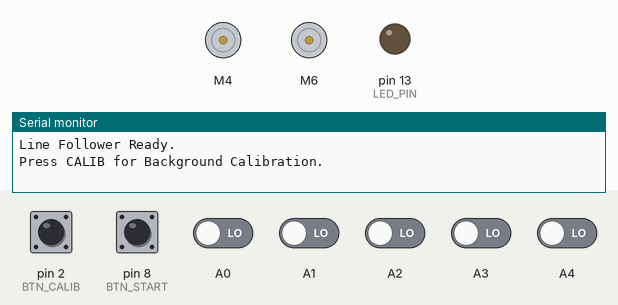
Recording of a sketch running on a simulated Arduino Uno, built with avr-gcc and run on an emulated ATmega328P. Parts: 2 × DC motor (green arrow = forward, orange = backward, longer = faster), output pins drawn as LEDs (lit = HIGH), the last lines printed to the serial monitor. Dashed ring = blinking. Inputs (shaded band) come from the test bench; at power-on: pin 2 (BTN_CALIB), pin 8 (BTN_START) HIGH, A0–4 LOW.

Above: at 1.2 s.
1.3 s: pin 2 (BTN_CALIB) pulled LOW for 0.15 s
At 1.7 s:
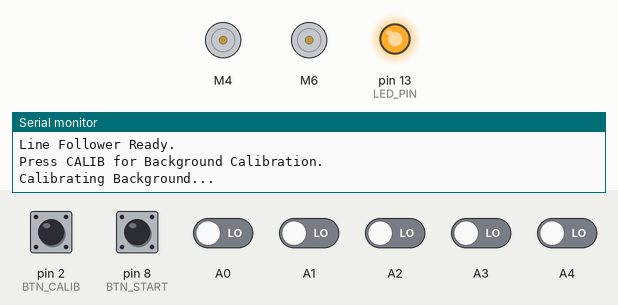
2.9 s: pin 2 (BTN_CALIB) pulled LOW for 1 s
At 3.1 s:
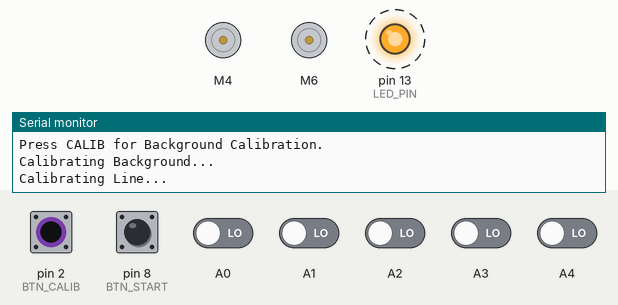
5.9 s: pin 8 (BTN_START) pulled LOW for 0.15 s
At 6.4 s:
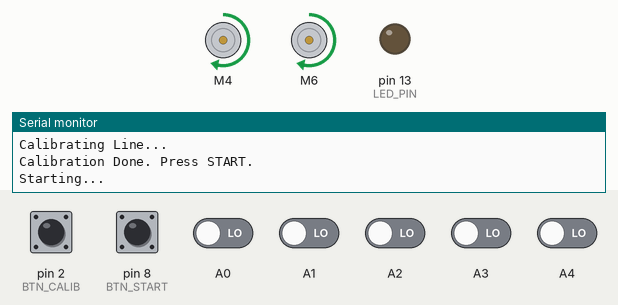
7.5 s: A0 driven HIGH
At 8.1 s:
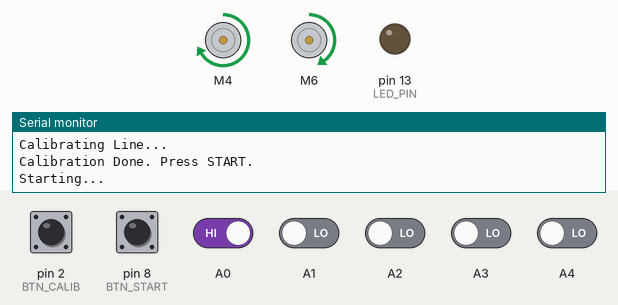
9.0 s: A1 driven HIGH
At 9.3 s:
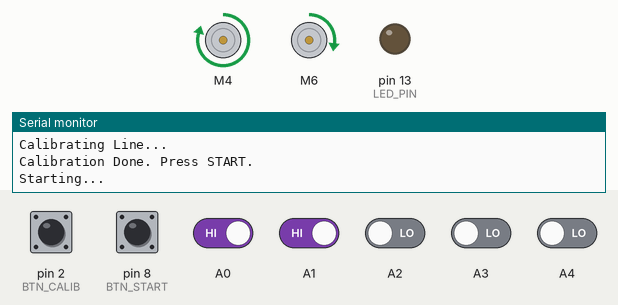
10.5 s: A2 driven HIGH
At 11.6 s:
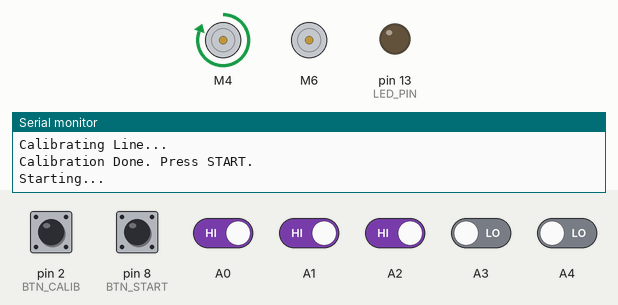
Timing chart, 0 to 13.0 s (numbered marks = the images above; inputs shaded):
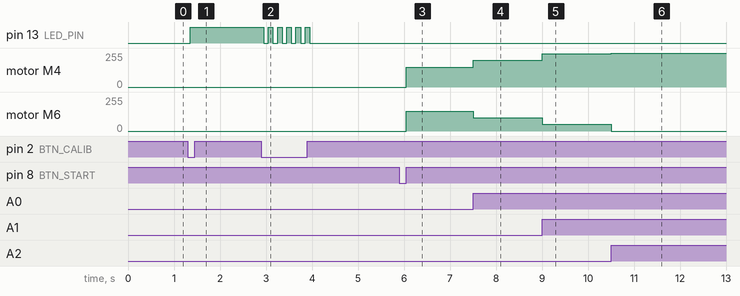

Measured:
- after the input at 1.3 s, pin 13 (LED_PIN): LOW → HIGH after 0.05 s
- after the input at 2.9 s, pin 13 (LED_PIN): alternates HIGH for 0.10 s and LOW for 0.10 s, 11 changes in all, then stays LOW, starting after 0.05 s
- after the input at 5.9 s, motor M4, motor M6: stopped → forward 150/255 after 0.15 s
- after the input at 7.5 s, motor M4: forward 150/255 → forward 200/255 at once; motor M6: forward 150/255 → forward 100/255 at once
- after the input at 9.0 s, motor M4: forward 200/255 → forward 250/255 at once; motor M6: forward 100/255 → forward 50/255 at once
- after the input at 10.5 s, motor M4: forward 250/255 → forward 255/255 at once; motor M6: forward 50/255 → stopped at once

The sketch:

line_follower.ino
```cpp
#include "LineSensor.h"
#include "MotorController.h"
#include "Robot.h"

// --- Hardware Configuration ---
// TB6612FNG Pins
#define AIN1 4
#define BIN1 6
#define AIN2 3
#define BIN2 7
#define PWMA 9
#define PWMB 10
#define STBY 5

// Sensor Pins (Digital)
// Using Analog pins A0-A4 as Digital Inputs
#define SENSOR1 A0
#define SENSOR2 A1
#define SENSOR3 A2
#define SENSOR4 A3
#define SENSOR5 A4

// Buttons & LED
#define BTN_CALIB 2  // Connect to Digital 2
#define BTN_START 8  // Connect to Digital 8
#define LED_PIN 13   // Built-in LED

// Objects
LineSensor lineSensor(SENSOR1, SENSOR2, SENSOR3, SENSOR4, SENSOR5);
MotorController motorController(AIN1, AIN2, PWMA, BIN1, BIN2, PWMB, STBY, 1, 1);
Robot robot(&lineSensor, &motorController);

// Debounce
unsigned long lastDebounceTime = 0;
unsigned long debounceDelay = 50;

void setup() {
    Serial.begin(9600);

    lineSensor.begin();

    pinMode(BTN_CALIB, INPUT_PULLUP);
    pinMode(BTN_START, INPUT_PULLUP);
    pinMode(LED_PIN, OUTPUT);

    Serial.println("Line Follower Ready.");
    Serial.println("Press CALIB for Background Calibration.");
}

void loop() {
    // Button Handling
    int readingCalib = digitalRead(BTN_CALIB);
    int readingStart = digitalRead(BTN_START);

    // Simple state machine for UI
    static bool calibPressed = false;

    if (readingCalib == LOW) { // Button Pressed (Active Low)
        delay(50); // Simple debounce
        if (digitalRead(BTN_CALIB) == LOW) {
            if (robot.getState() == STATE_IDLE) {
                // First press: Calibrate Background
                Serial.println("Calibrating Background...");
                robot.calibrateBackground();
                robot.setState(STATE_CALIBRATING_BG);
                digitalWrite(LED_PIN, HIGH); // Solid ON
                delay(500);
            } else if (robot.getState() == STATE_CALIBRATING_BG) {
                // Second press: Calibrate Line
                Serial.println("Calibrating Line...");
                robot.calibrateLine();
                robot.setState(STATE_CALIBRATING_LINE);
                // Blink to indicate done/ready
                for(int i=0; i<5; i++) { digitalWrite(LED_PIN, LOW); delay(100); digitalWrite(LED_PIN, HIGH); delay(100); }
                digitalWrite(LED_PIN, LOW);
                robot.setState(STATE_IDLE); // Go back to idle, ready to start
                Serial.println("Calibration Done. Press START.");
            }
        }
        while(digitalRead(BTN_CALIB) == LOW); // Wait for release
    }

    if (readingStart == LOW) {
        delay(50);
        if (digitalRead(BTN_START) == LOW) {
            if (robot.getState() == STATE_IDLE || robot.getState() == STATE_CALIBRATING_LINE) {
                Serial.println("Starting...");
                robot.setState(STATE_RUNNING);
            } else if (robot.getState() == STATE_RUNNING || robot.getState() == STATE_RECOVERY || robot.getState() == STATE_ERROR) {
                Serial.println("Stopping...");
                robot.setState(STATE_IDLE);
            }
        }
        while(digitalRead(BTN_START) == LOW);
    }

    // Robot Update Loop
    robot.update();

    // LED Status
    if (robot.getState() == STATE_ERROR) {
        // Blink fast
        digitalWrite(LED_PIN, (millis() / 200) % 2);
    }
}
```

LineSensor.h
```cpp
#ifndef LINE_SENSOR_H
#define LINE_SENSOR_H

#include <Arduino.h>

class LineSensor {
private:
    uint8_t sensorPins[5];
    bool sensorPolarity[5]; // true if HIGH means Line, false if LOW means Line
    uint32_t sensorWeights[5] = {0, 1000, 2000, 3000, 4000};

public:
    LineSensor(uint8_t p0, uint8_t p1, uint8_t p2, uint8_t p3, uint8_t p4) {
        sensorPins[0] = p0;
        sensorPins[1] = p1;
        sensorPins[2] = p2;
        sensorPins[3] = p3;
        sensorPins[4] = p4;
    }

    void begin() {
        for (int i = 0; i < 5; i++) {
            pinMode(sensorPins[i], INPUT);
        }
    }

    // Step 1: Calibrate Background (No Line)
    // Returns true if successful
    void calibrateBackground() {
        for (int i = 0; i < 5; i++) {
            // If background is read as HIGH, then Line must be LOW (and vice versa)
            // We store the state that corresponds to BACKGROUND.
            // Wait, we want to store polarity.
            // Let's assume we just read the state.
            // If we read HIGH on background, then Line will be LOW.
            // So Polarity (LineIsHigh) = !ReadState
            int state = digitalRead(sensorPins[i]);
            // We will finalize polarity in step 2, but for now let's just store what we see.
            // Actually, to be robust, we need both steps.
            // Let's store the background state temporarily or just wait for step 2.
            // But the plan says:
            // Step 1: Record background state.
            // Step 2: Record line state.
            // Determine polarity.
            // We can't determine polarity until we see both or assume one is different.
            // Let's store background state in a member variable?
            // Or just assume the user follows instructions.
            // Let's store the "BackgroundState" for each sensor.
            // For simplicity in this class, let's just save the background reading.
             sensorPolarity[i] = (state == LOW); // Temporary guess: if background is LOW, line is HIGH.
        }
    }

    // Helper to store background states
    int backgroundStates[5];

    void recordBackground() {
        for (int i = 0; i < 5; i++) {
            backgroundStates[i] = digitalRead(sensorPins[i]);
        }
    }

    void recordLine() {
        for (int i = 0; i < 5; i++) {
            int lineState = digitalRead(sensorPins[i]);
            // If LineState != BackgroundState, we have a valid sensor.
            // If LineState == HIGH, then Polarity is true (High=Line).
            // If LineState == LOW, then Polarity is false (Low=Line).
            if (lineState != backgroundStates[i]) {
                sensorPolarity[i] = (lineState == HIGH);
            } else {
                // Error: Sensor didn't change. Default to HIGH=Line?
                // Or keep previous guess.
            }
        }
    }

    // Returns virtual position 0-4000.
    // Returns -1 if line is lost (no sensors active).
    int16_t readPosition() {
        uint32_t weightedSum = 0;
        uint16_t sum = 0;

        for (int i = 0; i < 5; i++) {
            bool active = false;
            int state = digitalRead(sensorPins[i]);
            if (sensorPolarity[i]) {
                if (state == HIGH) active = true;
            } else {
                if (state == LOW) active = true;
            }

            if (active) {
                weightedSum += sensorWeights[i];
                sum++;
            }
        }

        if (sum == 0) {
            return -1; // Line lost
        }

        return weightedSum / sum;
    }

    // Helper to check if line is lost
    bool isLineLost() {
        return readPosition() == -1;
    }
};

#endif
```

MotorController.h
```cpp
#ifndef MOTOR_CONTROLLER_H
#define MOTOR_CONTROLLER_H

#include <Arduino.h>
#include <SparkFun_TB6612.h>

class MotorController {
private:
    Motor* motorL;
    Motor* motorR;

public:
    MotorController(int ain1, int ain2, int pwma, int bin1, int bin2, int pwmb, int stby, int offsetA, int offsetB) {
        motorL = new Motor(ain1, ain2, pwma, offsetA, stby);
        motorR = new Motor(bin1, bin2, pwmb, offsetB, stby);
    }

    void drive(int leftSpeed, int rightSpeed) {
        // Clamp speeds
        if (leftSpeed > 255) leftSpeed = 255;
        if (leftSpeed < -255) leftSpeed = -255;
        if (rightSpeed > 255) rightSpeed = 255;
        if (rightSpeed < -255) rightSpeed = -255;

        motorL->drive(leftSpeed);
        motorR->drive(rightSpeed);
    }

    void stop() {
        motorL->brake();
        motorR->brake();
    }

    // Optional: Force standby
    void standby() {
        // The library handles standby via the drive command if configured,
        // but typically STBY pin needs to be pulled low.
        // The SparkFun library handles STBY in the constructor but doesn't expose a direct standby() method easily
        // without accessing the pin directly if we didn't save it.
        // But brake() is usually sufficient.
    }
};

#endif
```

Robot.h
```cpp
#ifndef ROBOT_H
#define ROBOT_H

#include "LineSensor.h"
#include "MotorController.h"

// Tuning Parameters - Adjustable
float Kp = 0.1;
float Ki = 0.0;
float Kd = 0.5;
int BASE_SPEED = 150;

// History Buffer Size
#define HISTORY_SIZE 10

enum RobotState {
    STATE_IDLE,
    STATE_CALIBRATING_BG,
    STATE_CALIBRATING_LINE,
    STATE_RUNNING,
    STATE_RECOVERY,
    STATE_ERROR
};

class Robot {
private:
    LineSensor* sensors;
    MotorController* motors;
    RobotState currentState;

    // PID Variables
    int lastError;
    long integral;

    // History Buffer
    int errorHistory[HISTORY_SIZE];
    int historyIndex;

    // Recovery
    unsigned long recoveryStartTime;
    int lastValidDirection; // -1 for Left, 1 for Right

public:
    Robot(LineSensor* s, MotorController* m) : sensors(s), motors(m) {
        currentState = STATE_IDLE;
        lastError = 0;
        integral = 0;
        historyIndex = 0;
        lastValidDirection = 0;

        // Initialize history
        for(int i=0; i<HISTORY_SIZE; i++) errorHistory[i] = 0;
    }

    void setState(RobotState newState) {
        currentState = newState;
        if (newState == STATE_IDLE || newState == STATE_ERROR) {
            motors->stop();
        }
    }

    RobotState getState() {
        return currentState;
    }

    void calibrateBackground() {
        sensors->recordBackground();
    }

    void calibrateLine() {
        sensors->recordLine();
    }

    void update() {
        if (currentState != STATE_RUNNING && currentState != STATE_RECOVERY) return;

        int16_t position = sensors->readPosition();

        if (position == -1) {
            // Line Lost
            if (currentState == STATE_RUNNING) {
                // Switch to Recovery
                currentState = STATE_RECOVERY;
                recoveryStartTime = millis();

                // Determine direction from history
                // Average last few errors to decide direction
                long sumError = 0;
                for(int i=0; i<HISTORY_SIZE; i++) sumError += errorHistory[i];
                // If sumError is positive (Left), we should turn Left.
                // If sumError is negative (Right), we should turn Right.
                // Note: Error = 2000 - Position.
                // Position 0 (Left) -> Error +2000.
                // Position 4000 (Right) -> Error -2000.
                lastValidDirection = (sumError > 0) ? -1 : 1;
            }

            handleRecovery();
            return;
        }

        // Line Found - Switch back to Running if in Recovery
        if (currentState == STATE_RECOVERY) {
            currentState = STATE_RUNNING;
            integral = 0; // Reset integral on recovery
        }

        // PID Calculation
        int error = 2000 - position;

        // Update History
        errorHistory[historyIndex] = error;
        historyIndex = (historyIndex + 1) % HISTORY_SIZE;

        long P = error;
        integral += error;
        // Anti-windup could be added here
        long D = error - lastError;
        lastError = error;

        float output = (Kp * P) + (Ki * integral) + (Kd * D);

        // Motor Control
        // Left = Base - Output
        // Right = Base + Output
        int leftSpeed = BASE_SPEED - output;
        int rightSpeed = BASE_SPEED + output;

        motors->drive(leftSpeed, rightSpeed);
    }

    void handleRecovery() {
        // Check timeout
        if (millis() - recoveryStartTime > 3000) { // 3 seconds timeout
            setState(STATE_ERROR);
            return;
        }

        // Spin in last valid direction
        int recoverySpeed = 100;
        if (lastValidDirection == -1) {
            // Turn Left (Left back, Right fwd)
            motors->drive(-recoverySpeed, recoverySpeed);
        } else {
            // Turn Right (Left fwd, Right back)
            motors->drive(recoverySpeed, -recoverySpeed);
        }
    }
};

#endif
```
